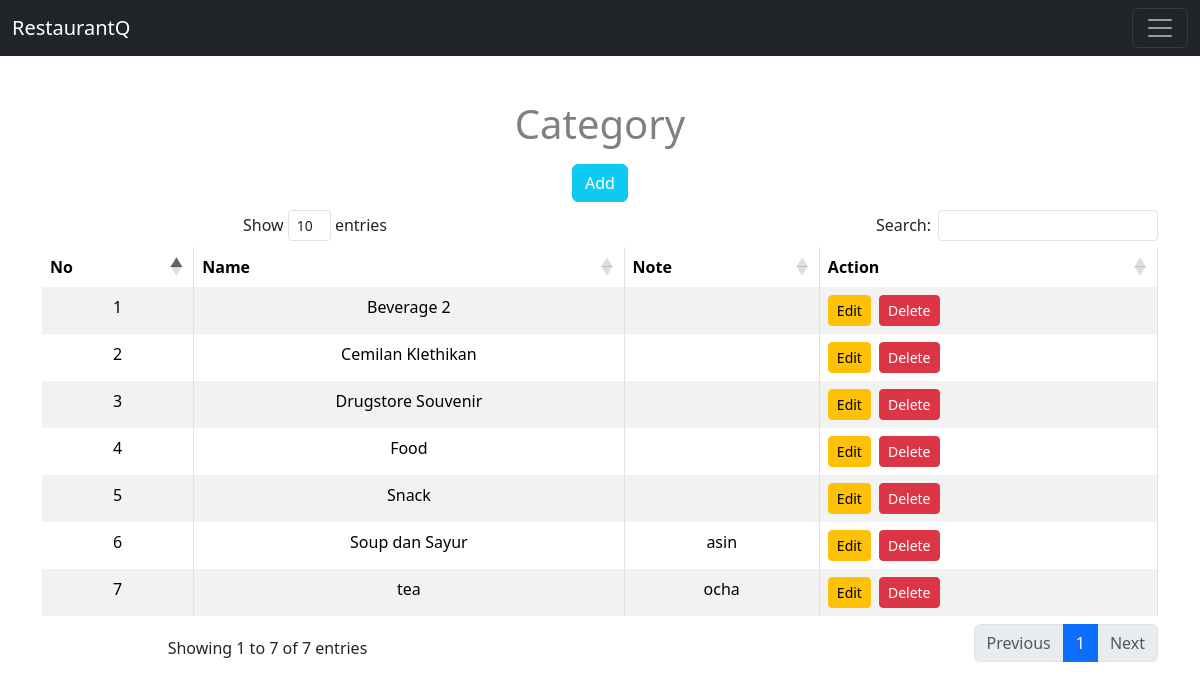
The app's page /category/index.php with its own data.
### tables this page shows
CREATE TABLE `categories` (
  `id` int(10) UNSIGNED NOT NULL,
  `name` varchar(100) NOT NULL,
  `note` varchar(255) NOT NULL
);

### category/index.php (the view, shortened to what this page needs)
<?php
include ("../layout/header.php");
$sql = "SELECT * FROM categories ORDER BY name";
$query = mysqli_query($db, $sql);
?>
  <h1 style="color:grey;" class="text-center">Category</h1>
  <a href="form.php" class="btn btn-info my-2" style="color:white;">Add</a>
  <table id="my-datatables" class="table  table-striped table-bordered">
    <thead>
      <tr>
        <th>No</th>
        <th>Name</th>
        <th>Note</th>
        <th>Action</th>
      </tr>
    </thead>
    <tbody>
    <?php
      $i = 1;
      while($categories = mysqli_fetch_array($query)) {
    ?>
      <tr>
        <td><?= $i; ?></td>
        <td><?= $categories["name"]; ?></td>
        <td><?= $categories["note"]; ?></td>
        <td>
          <div class="d-flex">
          <a href="form.php?id=<?= $categories["id"]; ?>" class="btn btn-sm btn-warning me-2">Edit</a>
          <form action="delete-process.php" method="post">
              <button type="submit" name="delete"
                onclick="return confirm('Anda yakin menghapus data ini?');"
                class="btn btn-danger btn-sm">Delete</button>
          </form>
          </div>
        </td>
      </tr>
    <?php
        $i++;
    }?>
    </tbody>
  </table>
  <?php
include ("../layout/footer.php");
?>

### records on screen
categories: name "Beverage 2"
categories: name "Cemilan Klethikan"
categories: name "Drugstore Souvenir"
categories: name "Food"
categories: name "Snack"
categories: name "Soup dan Sayur", note "asin"
categories: name "tea", note "ocha"
